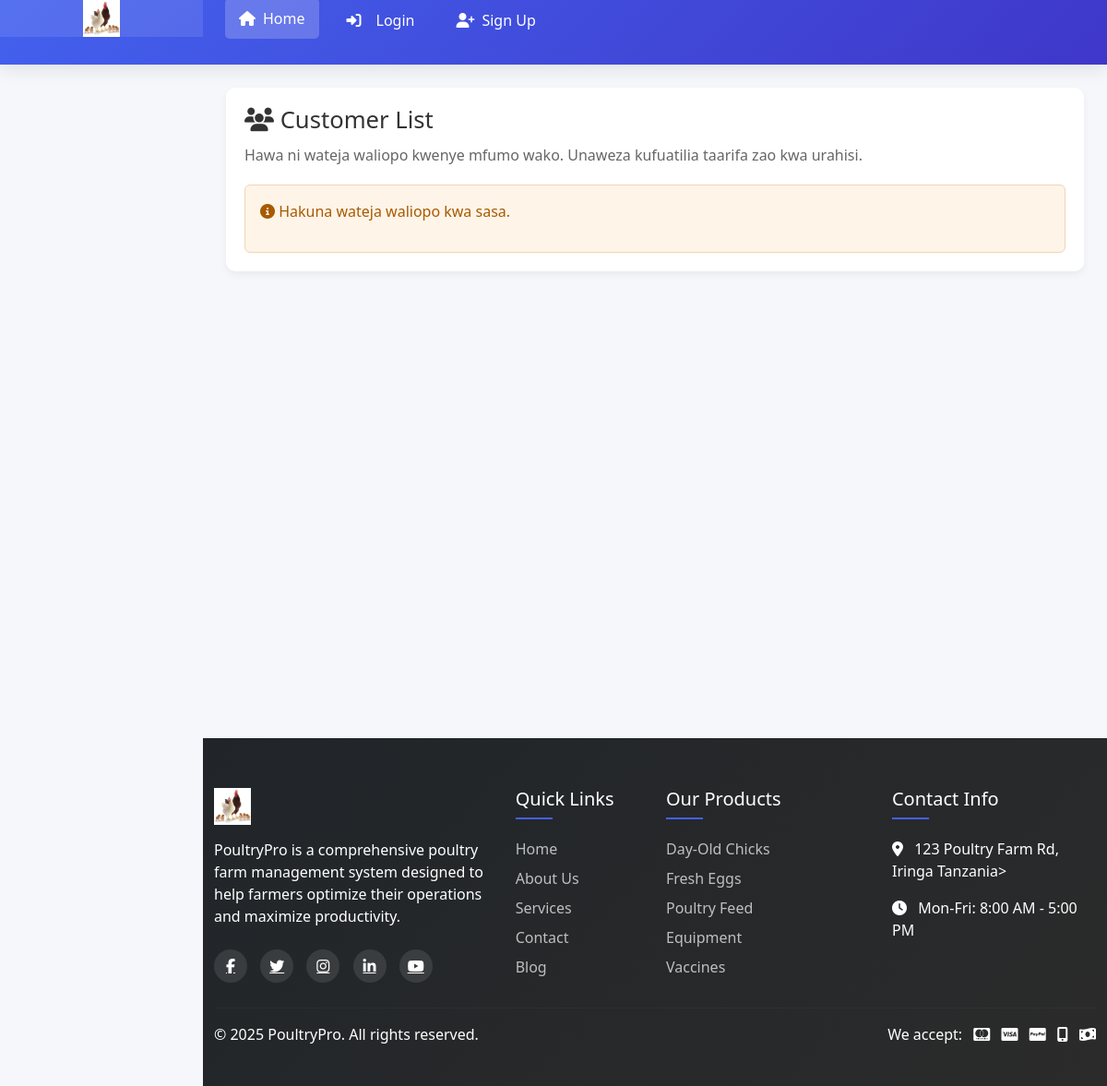
/customer/, run on an earlier commit of the app's database.
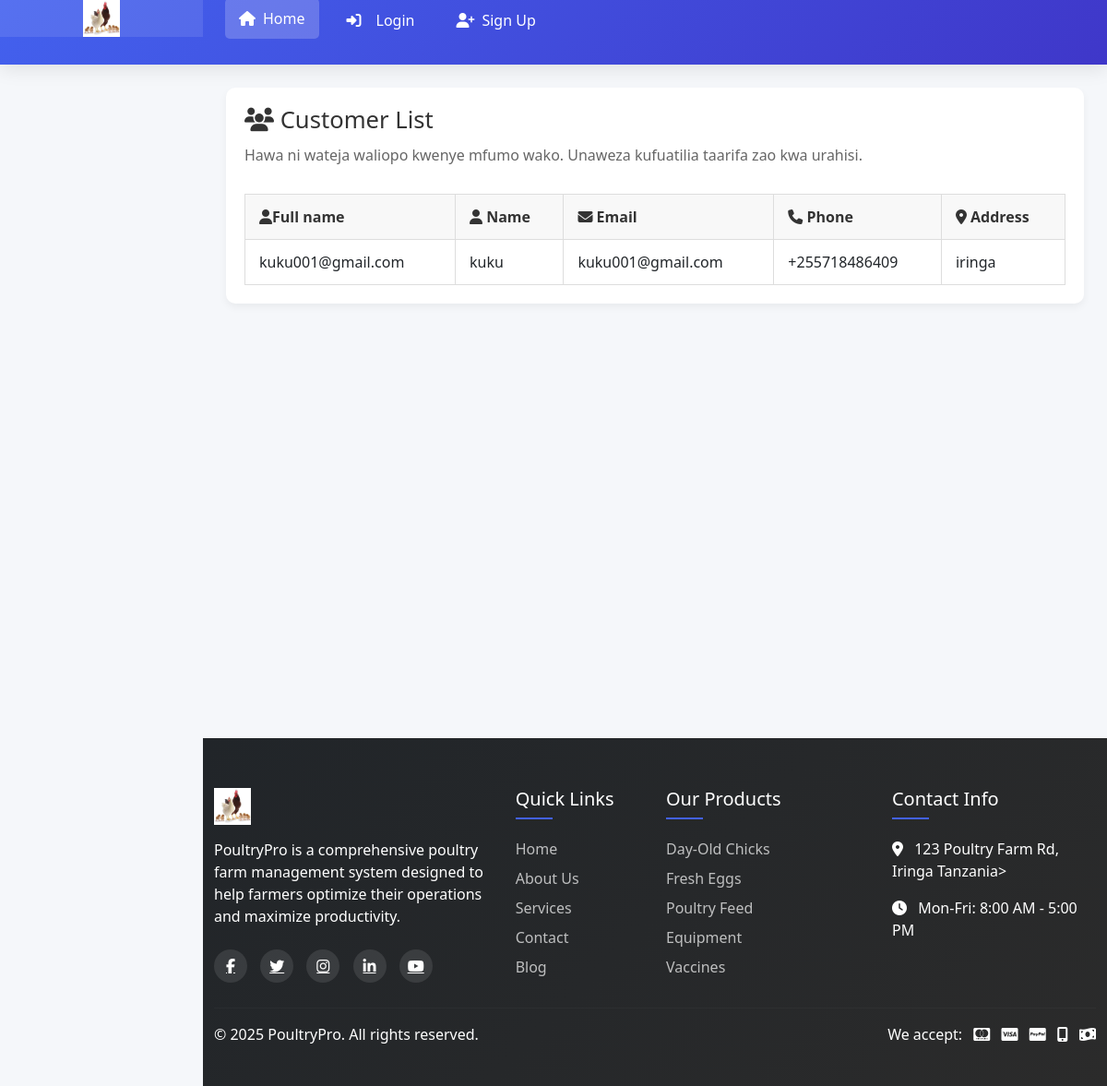
And on a later commit of the database.
### customers/models.py (models this page shows, shortened)
class Customer(models.Model):
    user = models.OneToOneField(User, on_delete=models.CASCADE, related_name='customer', null=True, blank=True)
    name = models.CharField(max_length=100)
    email = models.EmailField(unique=True)
    phone = models.CharField(max_length=15, validators=[RegexValidator(r'^\+?1?\d{9,15}$')])
    address = models.TextField(blank=True)
    registration_date = models.DateField(auto_now_add=True)
    customer_type = models.CharField(max_length=20, choices=[
        ('individual', 'Individual'),
        ('business', 'Business'),
        ('farmer', 'Farmer')
    ], default='individual')
    class Meta:
        ordering = ['name']
        verbose_name_plural = 'Customers'

### core/views.py (the view)
# urls.py: path('customer/', views.customer_view, name='customer'),
def customer_view(request):
    customers = Customer.objects.all()
    return render(request, 'core/customer.html', {'customers': customers})

### core/templates/core/customer.html (shortened to what this page needs)
{% extends 'core/base.html' %}
{% block content %}
<div class="customer-container">
    <h2><i class="fas fa-users"></i> Customer List</h2>
    <p class="description">Hawa ni wateja waliopo kwenye mfumo wako. Unaweza kufuatilia taarifa zao kwa urahisi.</p>
    {% if customers %}
    <div class="table-wrapper">
        <table class="styled-table">
            <thead>
                <tr>
                    <th><i class="fas fa-user"></i>Full name</th>
                    <th><i class="fas fa-user"></i> Name</th>
                    <th><i class="fas fa-envelope"></i> Email</th>
                    <th><i class="fas fa-phone"></i> Phone</th>
                    <th><i class="fas fa-map-marker-alt"></i> Address</th>
                </tr>
            </thead>
            <tbody>
                {% for customer in customers %}
                <tr>
                    <td>{{ customer.user }}</td>
                    <td>{{ customer.name }}</td>
                    <td>{{ customer.email }}</td>
                    <td>{{ customer.phone }}</td>
                    <td>{{ customer.address }}</td>
                </tr>
                {% endfor %}
            </tbody>
        </table>
    </div>
    {% else %}
    <div class="empty-message">
        <p><i class="fas fa-info-circle"></i> Hakuna wateja waliopo kwa sasa.</p>
    </div>
    {% endif %}
</div>
{% endblock %}

What changed in the data, as far as the page shows it:
added Customer: user "kuku001@gmail.com", name "kuku", email "kuku001@gmail.com", phone "+255718486409", address "iringa"
Also different on the page:
text no longer shown: "Hakuna wateja waliopo kwa sasa."
text now shown: "Full name Name Email Phone Address"
